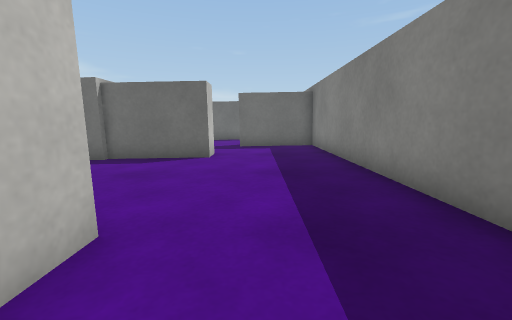
view 1 (above)

21 first-person views from a walk through a 3-D level made in the Unity game engine. The camera is 0.59 m above the floor, tilts 8° down and sees 90° across. The floor is counted in squares, 0.5 m on a side. Each view is taken from the middle of a square. On the plan, view 1 faces up. The plan holds only what a view shows up to about 12 squares ahead; the rest is blank. The place goes on beyond the plan. The player character is not drawn. Door leaves are left out, so doorways stand open. Surface patterns are stand-ins for the level's own textures.

view 2
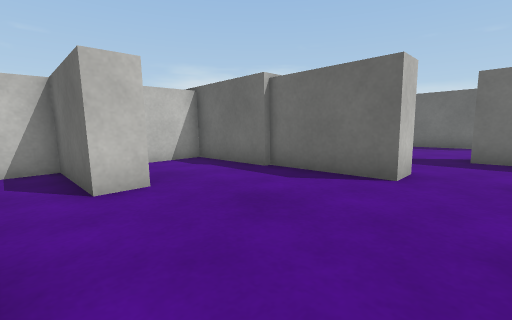

view 3
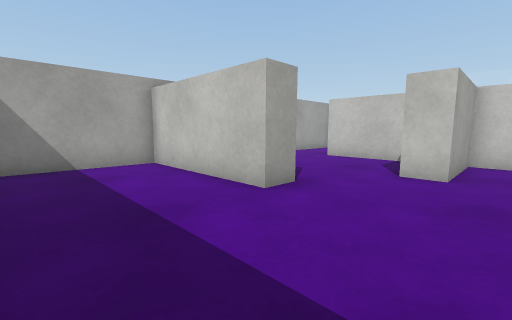

view 4
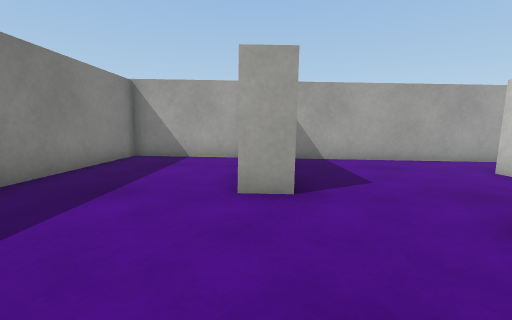

view 5
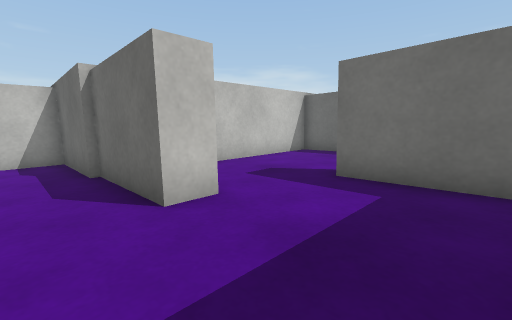

view 6
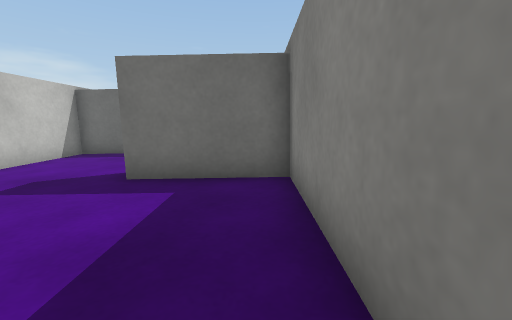

view 7
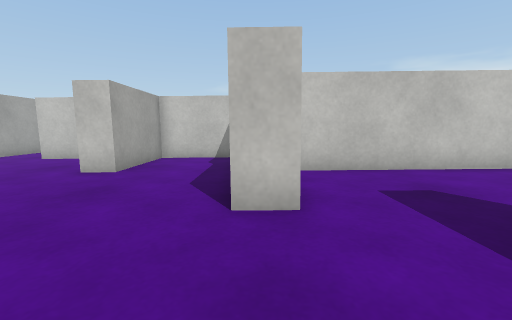

view 8
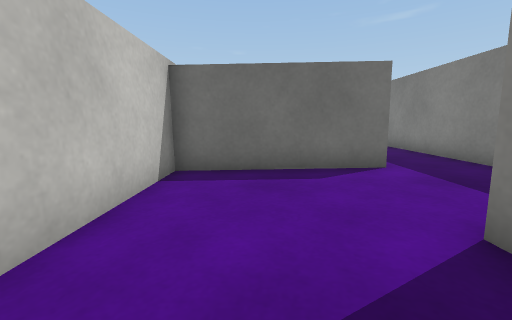

view 9
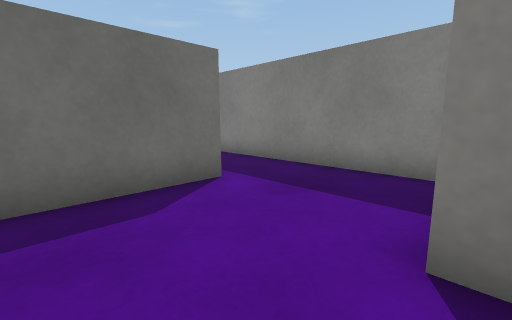

view 10
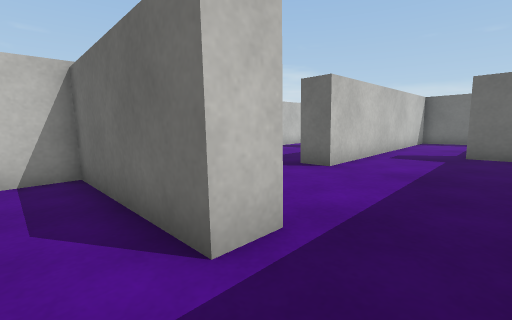

view 11
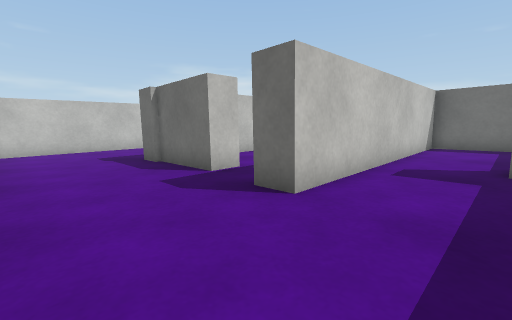

view 12
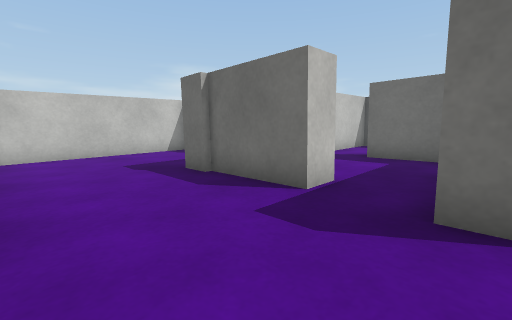

view 13
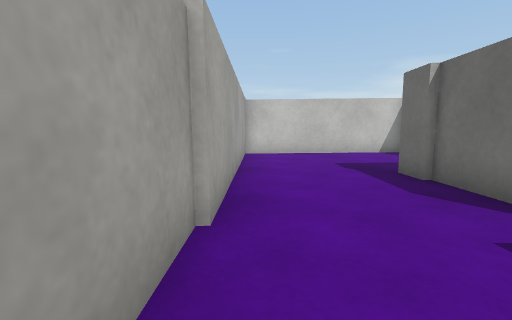

view 14
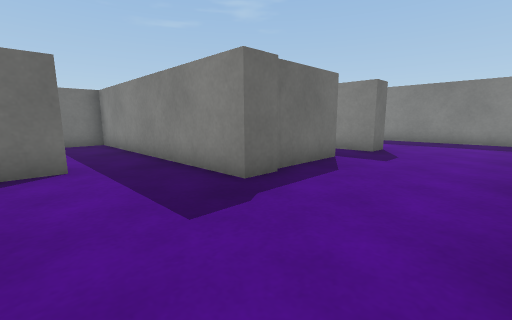

view 15
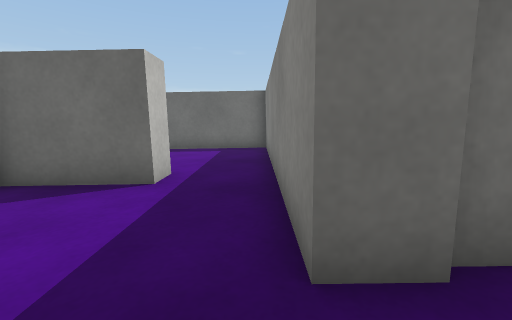

view 16
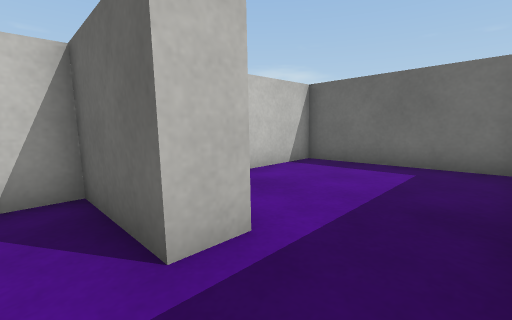

view 17
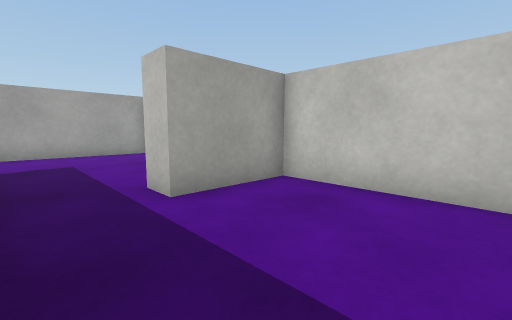

view 18
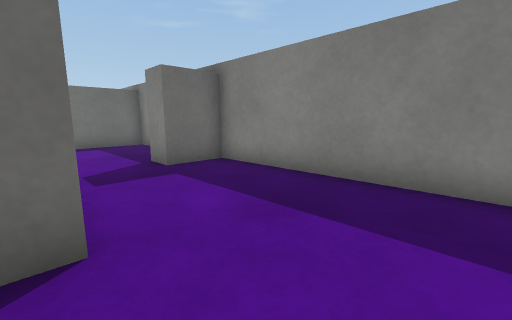

view 19
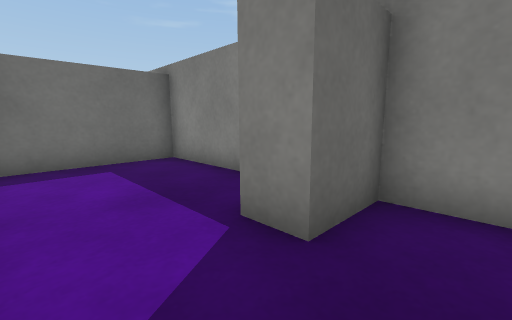

view 20
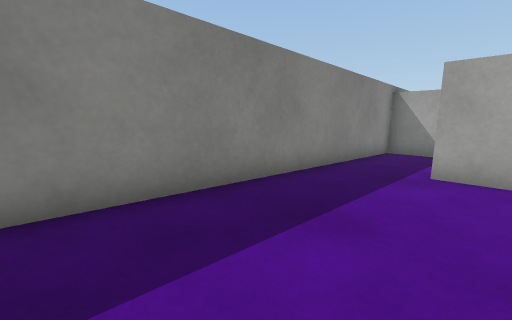

view 21
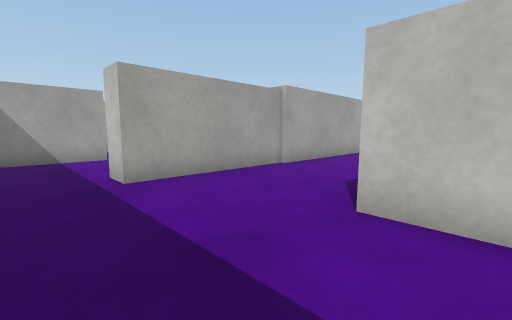

### Floor plan
Points are (right, up) in squares from view 1. A wall is a line through its corners. A room is listed if a view was taken in it or the views show most of it. See-through windows are left out.
Room 1 (views 1, 2, 3, 4, 5, 6, 7, 8, 9)
walls: (-1.7, 9.7) (-1.7, 8.6) (-5.2, 8.7); (-5.1, 8.4) (-8.6, 8.5) (-8.6, 5.1) (-5.1, 5.1) (-5.1, 4.1); (-1.7, 2.6) (-1.7, -2.7) (2.6, -2.7) (2.7, 12.3) (-0.9, 12.4); (-0.8, 12.8) (-0.8, 13.4) (0.6, 13.4); (0.2, 17.2) (-5, 17.2) (-5.1, 10.2)
ways out: opening at (0, 15) to room 2; opening at (-3, 3) to room 5
Room 2 (view 10)
walls: (0.6, 13.4) (2.7, 13.3) (2.7, 16.5)
ways out: opening at (0, 15) to room 1; opening at (1.5, 17.5) to room 3
Room 3 (views 11, 12, 13, 14, 15, 16, 18, 19, 20, 21)
walls: (-4.6, 24) (-4.6, 22.9) (-7.7, 22.9); (-7.5, 22.7) (-8.6, 22.7) (-8.6, 25.4); (-5.1, 18.3) (0.2, 18.2) (0.2, 17.2); (-1.5, 27.6) (-1.6, 22.5) (-2.6, 22.5) (-2.6, 24); (-11, 25.9) (-14.1, 25.9) (-14.1, 18.4); (-13.7, 18.5) (-5, 18.4); (2.7, 16.5) (2.8, 26.3) (1, 26.3) (1, 27.3)
ways out: opening at (1.5, 17.5) to room 2; opening at (-9.5, 26.5) to room 4; opening at (-0.5, 27) to room 6; opening at (-3.5, 23.5) to room 7
Room 4 (view 17)
walls: (-8.6, 25.4) (-8.6, 32.6) (-14, 32.6) (-14.1, 26.9) (-11, 26.9) (-11, 25.9)
ways out: opening at (-9.5, 26.5) to room 3
Room 5 (no view inside)
walls: (-2.7, 2.6) (-1.7, 2.6); (-5.1, 4.1) (-8.6, 4.1) (-8.7, 0); (-8.5, -2.6) (-3.5, -2.7)
ways out: opening at (-3, 3) to room 1; opening at (-9, -1)
Room 6 (no view inside)
walls: (2.8, 29.3) (2.8, 32.5) (-1.5, 32.5) (-1.5, 27.6)
ways out: opening at (-0.5, 27) to room 3
Room 7 (no view inside)
walls: (-3.4, 28) (-4.5, 28)
ways out: opening at (-3.5, 23.5) to room 3; opening at (-5, 26)

Where each view was taken, in squares from view 1:
view 1: 0 up, 0 right, facing up
view 2: 3 up, 0 right, facing up-left
view 3: 6 up, 2 right, facing down-left
view 4: 7 up, 2 left, facing down
view 5: 7 up, 2 right, facing up-left
view 6: 7 up, 2 right, facing up
view 7: 9 up, 2 right, facing left
view 8: 11 up, 3 left, facing up
view 9: 13 up, 3 left, facing up-right
view 10: 16 up, 2 right, facing up-left
view 11: 19 up, 1 right, facing up-left
view 12: 19 up, 2 left, facing up-left
view 13: 19 up, 2 left, facing left
view 14: 19 up, 12 left, facing up-right
view 15: 21 up, 9 left, facing up
view 16: 25 up, 9 left, facing up-left
view 17: 31 up, 9 left, facing down-left
view 18: 20 up, 2 left, facing up-right
view 19: 25 up, 1 left, facing up-right
view 20: 25 up, 1 left, facing down-right
view 21: 24 up, 2 right, facing down-left
